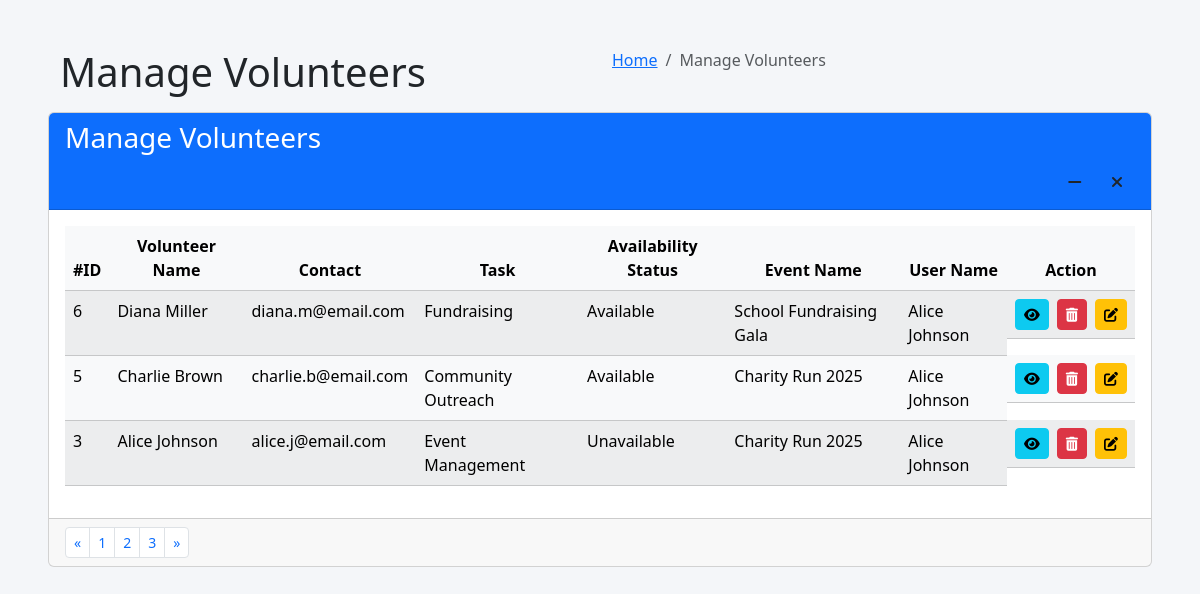
The page /pages/admin/volunteers/manage_volunteers.php on the database its author committed.
### tables this page shows
CREATE TABLE `volunteer` (
  `id` int(11) NOT NULL,
  `name` varchar(255) NOT NULL,
  `contact` varchar(255) DEFAULT NULL,
  `task` varchar(255) DEFAULT NULL,
  `availability_status` enum('Available','Unavailable') NOT NULL,
  `created_at` timestamp NOT NULL DEFAULT current_timestamp(),
  `event_id` int(11) DEFAULT NULL,
  `user_id` int(11) DEFAULT NULL
);

CREATE TABLE `events` (
  `id` int(11) NOT NULL,
  `name` varchar(255) NOT NULL,
  `location` varchar(255) DEFAULT NULL,
  `descriptions` varchar(255) NOT NULL,
  `date` date DEFAULT NULL,
  `image_url` varchar(255) NOT NULL,
  `status` enum('Active','Inactive') NOT NULL DEFAULT 'Active'
);

### pages/admin/volunteers/manage_volunteers.php (the view, shortened to what this page needs)
<?php
$dms = new mysqli('localhost', 'root', '', 'donation_management_system');
?>
<!DOCTYPE html>
<html lang="en">
<head>
    <link href="https://cdn.jsdelivr.net/npm/bootstrap@5.3.3/dist/css/bootstrap.min.css" rel="stylesheet">
    <link href="https://cdnjs.cloudflare.com/ajax/libs/font-awesome/6.0.0-beta3/css/all.min.css" rel="stylesheet">
</head>
<body>
<div class="container-fluid p-5">
    <section class="content-header">
        <div class="container-fluid">
            <div class="row mb-2">
                <div class="col-sm-6">
                    <h1>Manage Volunteers</h1>
                </div>
                <div class="col-sm-6">
                    <ol class="breadcrumb float-sm-right">
                        <li class="breadcrumb-item"><a href="home.php">Home</a></li>
                        <li class="breadcrumb-item active">Manage Volunteers</li>
                    </ol>
                </div>
            </div>
        </div>
    </section>
    <section class="content">
        <div class="card">
            <div class="card-header bg-primary text-white">
                <h3 class="card-title">Manage Volunteers</h3>
                <div class="card-tools">
                    <button type="button" class="btn btn-tool" data-card-widget="collapse" title="Collapse">
                        <i class="fas fa-minus"></i>
                    </button>
                    <button type="button" class="btn btn-tool" data-card-widget="remove" title="Remove">
                        <i class="fas fa-times"></i>
                    </button>
                </div>
            </div>
            <div class="card-body">
                <table class="table table-hover table-light table-striped">
                    <thead class="table-secondary-subtle text-center fw-bold">
                        <tr>
                            <th>#ID</th>
                            <th>Volunteer Name</th>
                            <th>Contact</th>
                            <th>Task</th>
                            <th>Availability Status</th>
                            <th>Event Name</th>
                            <th>User Name</th>
                            <th>Action</th>
                        </tr>
                    </thead>
                    <tbody>
                        <?php
                        $query = "SELECT
                                    vs.id, vs.name, vs.contact, vs.task, vs.availability_status,
                                    e.name AS event_name,
                                    vs.event_id,
                                    u.id AS user_id,
                                    CONCAT(u.first_name, ' ', u.last_name) AS user_name
                                  FROM
                                    volunteer vs
                                  LEFT JOIN
                                    events e ON vs.event_id = e.id
                                  LEFT JOIN
                                    users u ON vs.user_id = u.id
                                  ORDER BY vs.id DESC";
                        $volunteers_result = $dms->query($query);
                        if ($volunteers_result) {
                            while ($row = $volunteers_result->fetch_assoc()) {
                                $id = htmlspecialchars($row['id']);
                                $name = htmlspecialchars($row['name']);
                                $contact = htmlspecialchars($row['contact']);
                                $task = htmlspecialchars($row['task']);
                                $availability_status = htmlspecialchars($row['availability_status']);
                                $event_name = htmlspecialchars($row['event_name']);
                                $event_id = htmlspecialchars($row['event_id']);
                                $user_name = htmlspecialchars($row['user_name']);
                                $user_id = htmlspecialchars($row['user_id']);
                                echo "<tr>";
                                echo "<td>$id</td>";
                                echo "<td>$name</td>";
                                echo "<td>$contact</td>";
                                echo "<td>$task</td>";
                                echo "<td>$availability_status</td>";
                                echo "<td>$event_name</td>";
                                echo "<td>$user_name</td>";
                                echo "<td class='d-flex justify-content-center align-items-center'>";
                                echo "<button type='button' class='btn btn-info btn-sm me-2' data-bs-toggle='modal' data-bs-target='#volunteerViewModal'";
                                echo " data-id='$id' data-name='$name' data-contact='$contact' data-task='$task' data-availability='$availability_status' data-eventname='$event_name' data-username='$user_name' title='View Volunteer'>";
                                echo "<i class='fas fa-eye'></i>";
                                echo "</button>";
                                echo "<button type='button' class='btn btn-danger btn-sm me-2' data-bs-toggle='modal' data-bs-target='#deleteConfirmModal' data-id='$id' title='Delete Volunteer'>";
                                echo "<i class='fas fa-trash-alt'></i>";
                                echo "</button>";
                                echo "<button type='button' class='btn btn-warning btn-sm' data-bs-toggle='modal' data-bs-target='#volunteerEditModal'";
                                echo " data-id='$id' data-name='$name' data-contact='$contact' data-task='$task' data-availability='$availability_status' data-eventid='$event_id' data-userid='$user_id' title='Edit Volunteer'>";
                                echo "<i class='fas fa-edit'></i>";
                                echo "</button>";
                                echo "</td>";
                                echo "</tr>";
                            }
                        } else {
                            echo "<tr><td colspan='8' class='text-center'>No volunteers found.</td></tr>";
                        }
                        ?>
                    </tbody>
                </table>
            </div>
            <div class="card-footer clearfix">
                <ul class="pagination pagination-sm m-0 float-right">
                    <li class="page-item"><a class="page-link" href="#">«</a></li>
                    <li class="page-item"><a class="page-link" href="#">1</a></li>
                    <li class="page-item"><a class="page-link" href="#">2</a></li>
                    <li class="page-item"><a class="page-link" href="#">3</a></li>
                    <li class="page-item"><a class="page-link" href="#">»</a></li>
                </ul>
            </div>
        </div>
    </section>
</div>
</body>
</html>

### pages/admin/volunteers/manage_volunteers.php (style rules this page uses)
body { background-color: #f4f6f9; }
.card-header .card-title { float: none; }
.card-tools { float: right; }

### rows shown on the page
volunteer: id "6", name "Diana Miller", contact "diana.m@email.com", task "Fundraising", availability_status "Available", event.name "School Fundraising Gala", user_name "Alice Johnson"
volunteer: id "5", name "Charlie Brown", contact "charlie.b@email.com", task "Community Outreach", availability_status "Available", event.name "Charity Run 2025", user_name "Alice Johnson"
volunteer: id "3", name "Alice Johnson", contact "alice.j@email.com", task "Event Management", availability_status "Unavailable", event.name "Charity Run 2025", user_name "Alice Johnson"
